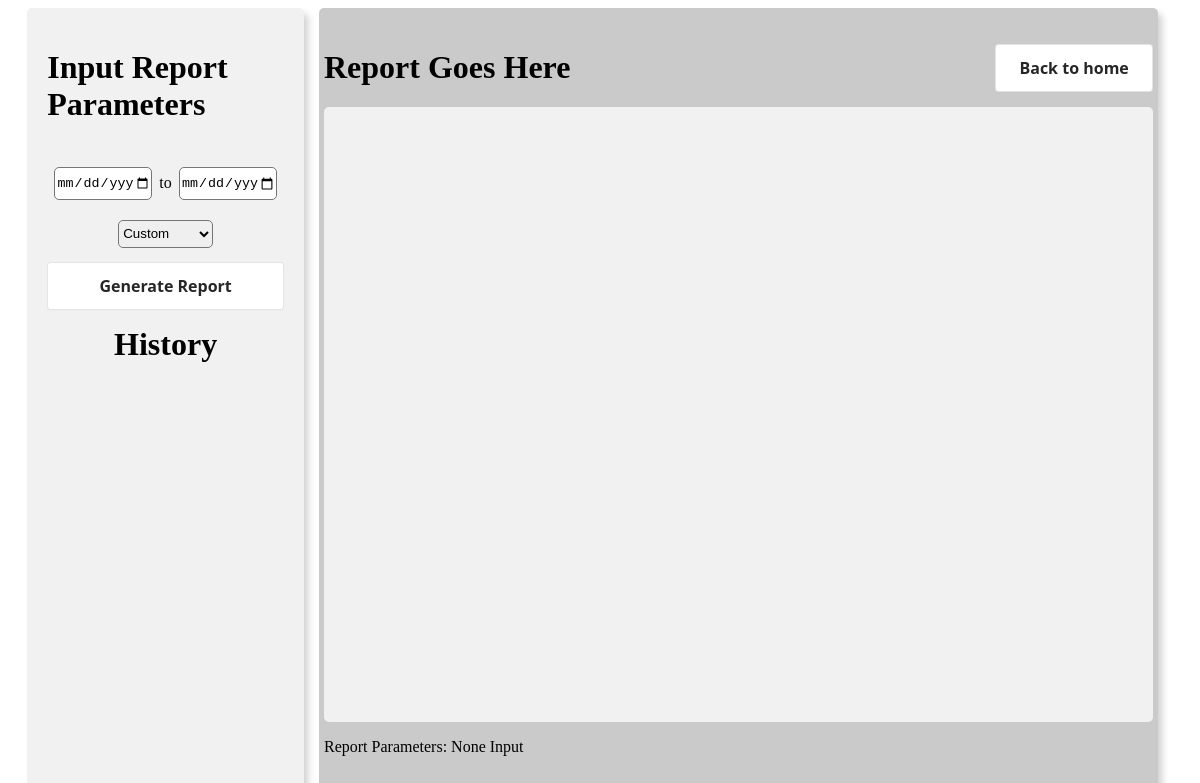
/generate_report/ (signed in), run on an earlier commit of the app's database.
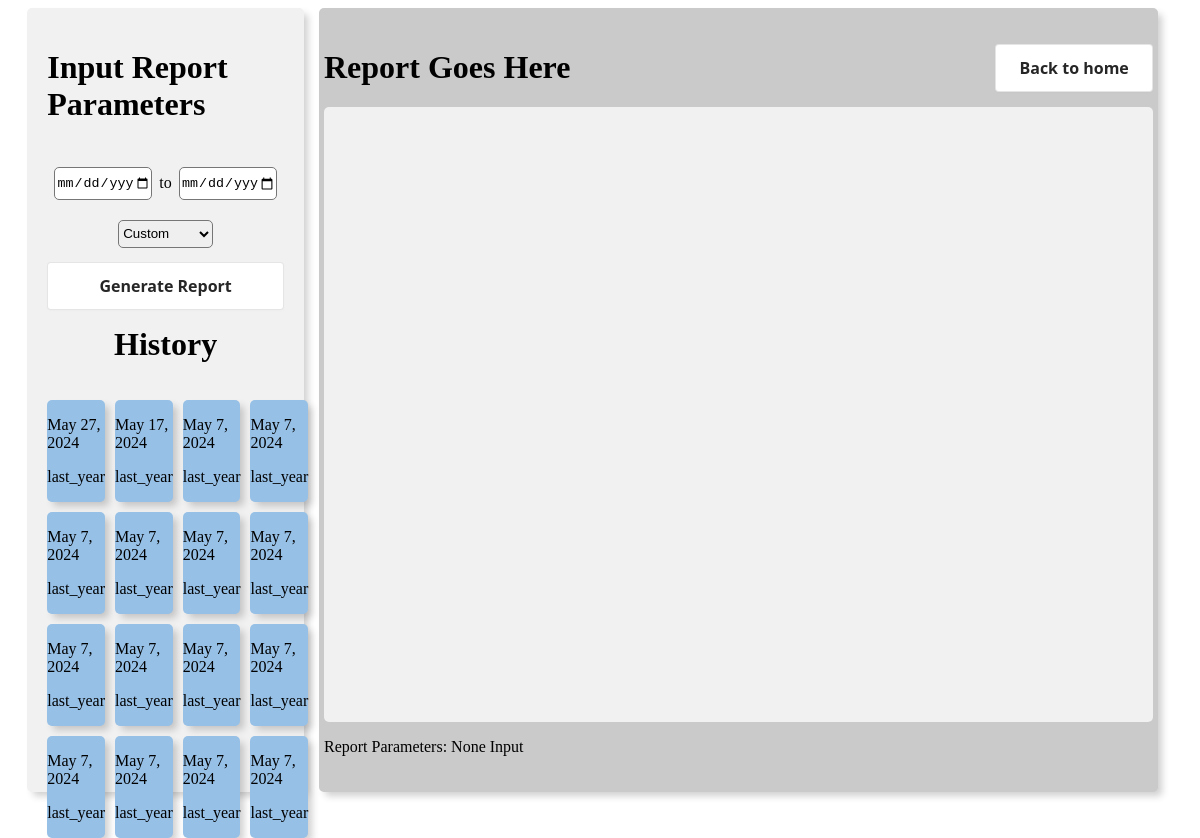
And on a later commit of the database.
### cs_app/models.py (models this page shows)
class PastParameter(models.Model):
    text_field = models.TextField()
    date_field = models.DateField()
    parameters_json = models.JSONField()

### cs_app/views.py (the view)
# urls.py: path('generate_report/', views.generate_report_view, name='generate_report'),
@login_required
def generate_report_view(request):
    data = PastParameter.objects.order_by("-date_field")[:16]
    user = request.user
    context = {
        "user": user,
        "data": data,
    }
    return render(request, "generate_report.html", context)

### cs_app/templates/generate_report.html (shortened to what this page needs)
{% load static %}
<!DOCTYPE html>
<html>
    <head>
        <link
            rel="stylesheet"
            type="text/css"
            href="//cdn.datatables.net/2.0.5/css/dataTables.dataTables.min.css"
        />
        <link rel="stylesheet" href="{% static 'css/common_style.css' %}" />
        <link
            rel="stylesheet"
            href="{% static 'css/generate_report_style.css' %}"
        />
    </head>
    <body>
        <div class="container-1">
            <div class="param-card">
                <h1>Input Report Parameters</h1>
                <div id="form">
                    <div id="form__date-inputs">
                        <input
                            type="date"
                            id="start_date"
                            name="start_date"
                            required
                        />
                        <p>to</p>
                        <input
                            type="date"
                            id="end_date"
                            name="end_date"
                            required
                        />
                    </div>
                    <div id="form__range-input">
                        <select id="time_range" name="time_range">
                            <option value="custom" selected>Custom</option>
                        </select>
                    </div>
                    <button class="button-3" onclick="generateTable()">
                        Generate Report
                    </button>
                </div>
                <h1 style="margin: 0px">History</h1>
                <div id="history">
                    {% for param in data %}
                    <div
                        class="history__card"
                        id="hcard-{{ forloop.counter }}"
                        onClick="createReportFromHistory('{{ param.text_field|escapejs }}', '{{ param.parameters_json|escapejs }}')"
                    >
                        <p>{{ param.date_field }}</p>
                        <p>{{ param.text_field }}</p>
                    </div>
                    {% endfor %}
                </div>
            </div>
            <div class="report-card">
                <div class="report-card__header">
                    <h1 class="">Report Goes Here</h1>
                    <button class="button-3" onclick="redirectTo('/home/')">
                        Back to home
                    </button>
                </div>
                <div id="report"></div>
                <p id="report-card__parameters">
                    Report Parameters: None Input
                </p>
            </div>
        </div>
    </body>
</html>

What changed in the data, as far as the page shows it:
added PastParameter: date_field "May 27, 2024", text_field "last_year"
added PastParameter: date_field "May 17, 2024", text_field "last_year"
added PastParameter: date_field "May 7, 2024", text_field "last_year"
added PastParameter: date_field "May 7, 2024", text_field "last_year"
added PastParameter: date_field "May 7, 2024", text_field "last_year"
added PastParameter: date_field "May 7, 2024", text_field "last_year"
added PastParameter: date_field "May 7, 2024", text_field "last_year"
added PastParameter: date_field "May 7, 2024", text_field "last_year"
added PastParameter: date_field "May 7, 2024", text_field "last_year"
added PastParameter: date_field "May 7, 2024", text_field "last_year"
added PastParameter: date_field "May 7, 2024", text_field "last_year"
added PastParameter: date_field "May 7, 2024", text_field "last_year"
added PastParameter: date_field "May 7, 2024", text_field "last_year"
added PastParameter: date_field "May 7, 2024", text_field "last_year"
added PastParameter: date_field "May 7, 2024", text_field "last_year"
added PastParameter: date_field "May 7, 2024", text_field "last_year"
